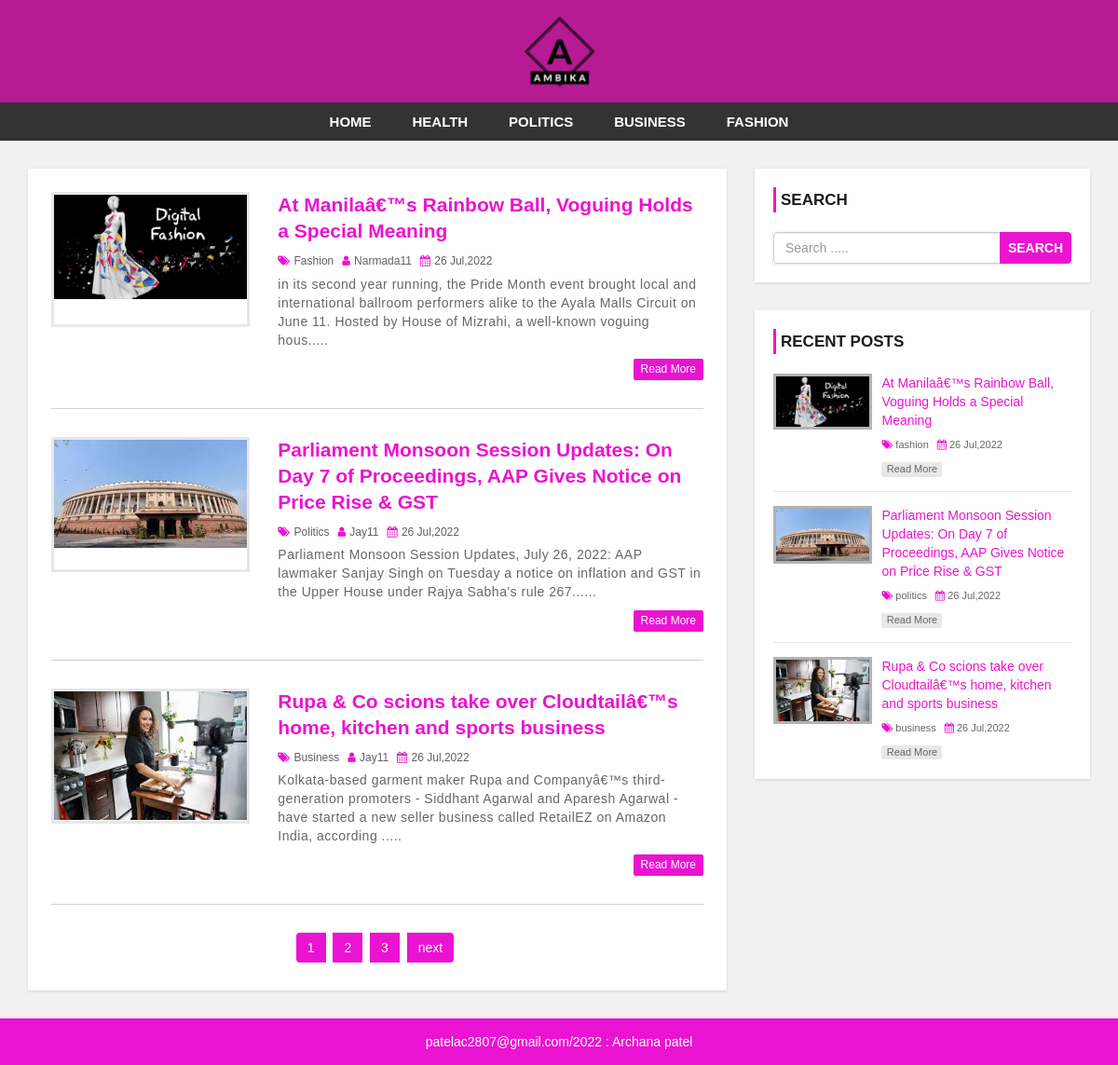
The page / on the database its author committed.
### tables this page shows
CREATE TABLE `setting` (
  `website_name` varchar(60) NOT NULL,
  `footer_desc` varchar(255) NOT NULL,
  `website_logo` varchar(60) NOT NULL
);

CREATE TABLE `category` (
  `category_id` int(11) NOT NULL,
  `category_name` varchar(100) NOT NULL,
  `post` int(11) NOT NULL DEFAULT '0'
);

CREATE TABLE `post` (
  `post_id` int(11) NOT NULL,
  `title` varchar(100) NOT NULL,
  `description` text NOT NULL,
  `category` varchar(100) NOT NULL,
  `post_date` varchar(50) NOT NULL,
  `author` int(11) NOT NULL,
  `post_img` varchar(100) NOT NULL
);

CREATE TABLE `user` (
  `user_id` int(10) UNSIGNED NOT NULL,
  `first_name` varchar(30) NOT NULL,
  `last_name` varchar(30) NOT NULL,
  `username` varchar(30) DEFAULT NULL,
  `password` varchar(40) DEFAULT NULL,
  `role` int(11) NOT NULL
);

### index.php (the view, shortened to what this page needs)
<?php include 'header.php';
include("config.php");
?>
    <div id="main-content">
        <div class="container">
            <div class="row">
                <div class="col-md-8">
                    <div class="post-container">
<?php
 $limit=3;
if(isset($_GET["page"]))
{
    $page=$_GET["page"];
}
else
{
    $page=1;
}
$offset=($page-1)*$limit;
$sql="SELECT * FROM post
LEFT JOIN category ON post.category=category.category_id
LEFT JOIN user ON post.author=user.user_id
ORDER BY post_id DESC LIMIT {$offset},{$limit}";
$result=mysqli_query($con,$sql);
if(mysqli_num_rows($result)>0)
{
    while($row=mysqli_fetch_assoc($result))
    {
?>
                        <div class="post-content">
                            <div class="row">
                                <div class="col-md-4">
                                    <a class="post-img" href="single.php?sid=<?php echo $row["post_id"]; ?>"><img src="admin/upload/<?php echo $row['post_img']; ?>" alt=""/></a>
                                </div>
                                <div class="col-md-8">
                                    <div class="inner-content clearfix">
                                        <h3><a href='single.php?sid=<?php echo $row["post_id"]; ?>'><?php echo $row['title']; ?></a></h3>
                                        <div class="post-information">
                                            <span>
                                                <i class="fa fa-tags" aria-hidden="true"></i>
                                                <a href='category.php?cid=<?php echo $row['category']; ?>'><?php echo $row['category_name']; ?></a>
                                            </span>
                                            <span>
                                                <i class="fa fa-user" aria-hidden="true"></i>
                                                <a href='author.php?aid=<?php echo $row['user_id'] ?>'><?php echo $row['username']; ?></a>
                                            </span>
                                            <span>
                                                <i class="fa fa-calendar" aria-hidden="true"></i>
                                                <?php echo $row['post_date']; ?>
                                            </span>
                                        </div>
                                        <p class="description">
                                        <?php echo substr($row['description'],0,200). '.....'; ?>
                                        </p>
                                        <a class='read-more pull-right' href='single.php?sid=<?php echo $row["post_id"]; ?>'>read more</a>
                                    </div>
                                </div>
                            </div>
                        </div>
                        <?php
                            }
                        }
                            ?>
                    <?php
                    $sql1="SELECT * FROM post ";
                    $result1=mysqli_query($con,$sql1);
                    $totalrecord=mysqli_num_rows($result1);
                    $totalpage=ceil($totalrecord/$limit);
                  ?>
                  <ul class='pagination admin-pagination'>
                    <?php
                      for($i=1;$i<=$totalpage;$i++)
                      {
                        if($i==$page)
                        {
                            $active="active";
                        }
                        else
                        {
                            $active="";
                        }
                      ?>
                     <li class="<?php echo $active ?>"><a href="index.php?page=<?php echo $i; ?>"><?php echo $i; ?></a></li>
                     <?php
                      }
                     if($page<$totalpage)
                     {
                      ?>
                      <li><a href="index.php?page=<?php echo ($page+1); ?>">next</a></li>
                      <?php
                     }
                     ?>
                  </ul>
                    </div>
                </div>
                <?php include 'sidebar.php'; ?>
            </div>
        </div>
    </div>
<?php include 'footer.php'; ?>

### header.php (shortened to what this page needs)
<!DOCTYPE html>
<html lang="en">
<head>
    <link rel="stylesheet" href="css/bootstrap.min.css" />
    <link rel="stylesheet" href="css/font-awesome.css">
    <link rel="stylesheet" href="css/style.css">
</head>
<body>
<div id="header">
    <div class="container">
        <div class="row">
            <?php
                 include('config.php');
                  $sql1="SELECT * FROM setting";
                  $result1=mysqli_query($con,$sql1);
                  if(mysqli_num_rows($result1)>0)
                  {
                    while($row1=mysqli_fetch_assoc($result1))
                    {
                        if($row1['website_logo']=="")
                        {
                        ?>
                            <div class="col-md-2">
                            <a href="post.php" id="logo"><?php echo $row1['website_name']; ?></a>
                            </div>
                        <?php
                         }
                         else
                         {
                          ?>
                            <div class="col-md-offset-4 col-md-4">
                            <a href="post.php" id="logo" ><img  style="height: 80px;width: 80px;" src="images/<?php echo $row1['website_logo']; ?>"></a>
                            </div>
                         <?php
                         }
                    }
                  }
                  ?>
        </div>
    </div>
</div>
<div id="menu-bar">
    <div class="container">
        <div class="row">
            <div class="col-md-12">
                <?php
                include("config.php");
                $active="";
                $sql="SELECT * FROM category WHERE post>0";
                $result=mysqli_query($con,$sql);
                if(mysqli_num_rows($result)>0)
                {
                ?>
                <ul class='menu'>
                <li><a href='index.php'>Home</a></li>
                    <?php
                    while($row=mysqli_fetch_assoc($result))
                    {
                    ?>
                    <li><a class="<?php echo $active ; ?>" href='category.php?cid=<?php echo $row['category_id']; ?>'><?php echo $row['category_name']; ?></a></li>
                    <?php
                    }
                    ?>
                </ul>
                 <?php
                }
                 ?>
            </div>
        </div>
    </div>
</div>

### sidebar.php
<div id="sidebar" class="col-md-4">
    <div class="search-box-container">
        <h4>Search</h4>
        <form class="search-post" action="search.php" method ="GET">
            <div class="input-group">
                <input type="text" name="search" class="form-control" placeholder="Search .....">
                <span class="input-group-btn">
                    <button type="submit" class="btn btn-danger">Search</button>
                </span>
            </div>
        </form>
    </div>
    <div class="recent-post-container">
        <h4>Recent Posts</h4>
        <?php
$limit=3;
$sql="SELECT * FROM post
LEFT JOIN category ON post.category=category.category_id
LEFT JOIN user ON post.author=user.user_id
ORDER BY post_id DESC LIMIT {$limit}";
$result=mysqli_query($con,$sql);
if(mysqli_num_rows($result)>0)
{
    while($row=mysqli_fetch_assoc($result))
    {
?>
        <div class="recent-post">
            <a class="post-img" href="single.php?sid=<?php echo $row['post_id'];?>">
                <img src="admin/upload/<?php echo $row['post_img'];?>" alt=""/>
            </a>
            <div class="post-content">
                <h5><a href="single.php?sid=<?php echo $row['post_id'];?>"><?php echo $row['title'];?></a></h5>
                <span>
                    <i class="fa fa-tags" aria-hidden="true"></i>
                    <a href='category.php?cid=<?php echo $row['category_id'];?>'><?php echo $row['category_name'];?></a>
                </span>
                <span>
                    <i class="fa fa-calendar" aria-hidden="true"></i>
                    <?php echo $row['post_date'];?>
                </span>
                <a class="read-more" href="single.php?sid=<?php echo $row['post_id'];?>">read more</a>
            </div>
        </div>
        <?php
    }
}
        ?>
    </div>
</div>

### footer.php
<div id ="footer">
    <div class="container">
        <div class="row">
            <div class="col-md-12">
            <?php
                 include('config.php');
                  $sql="SELECT * FROM setting";
                  $result=mysqli_query($con,$sql);
                  if(mysqli_num_rows($result)>0)
                  {
                    while($row=mysqli_fetch_assoc($result))
                    {
                  ?>
                <span> <a href=""><?php echo $row['footer_desc'] ;?>: Archana patel</a></span>
                   <?php
                    }
                }
                ?>
            </div>
        </div>
    </div>
</div>
</body>
</html>

### css/style.css (style rules this page uses)
body { background: #f1f1f1; font-family: sans-serif,arial,Helvetica; }
a, a:hover, a:focus { text-decoration: none; outline: none; }
ul { margin:0; padding:0; list-style:none; }
form { background: #fff; padding: 25px; box-shadow:0 1px 3px rgba(0, 0, 0, 0.13); }
#header { background: #b61b94; text-align: center; padding: 15px; }
#logo { display: inline-block; width: 65%; }
#logo img { width: 100%; }
#menu-bar { background: #333; text-align: center; }
#menu-bar .menu > li { display: inline-block; }
.menu > li > a { padding: 10px 20px; display: block; text-transform: uppercase; color: #fff; font-size: 15px; font-weight:600; transition:all 0.5s ease 0s; }
#main-content { padding: 30px 0; min-height: 750px; }
#main-content .post-container { background-color: #fff; padding: 25px; box-shadow: 0 1px 3px rgba(0, 0, 0, 0.13); }
#main-content .post-content { border-bottom: 1px solid #d1d1d1; padding: 0 0 30px; margin-bottom:30px; }
#main-content .post-content img { width: 100%; }
#main-content .post-content .post-img { border: 3px solid #e7e7e7; display: block; height: 145px; overflow: hidden; transition: border .3s; }
#main-content .post-content h3 { font-size: 21px; line-height: 28px; font-weight: 600; margin: 0 0 7px; }
#main-content .post-content h3 a { color: #ea13d1; transition:all 0.3s; }
#main-content .post-content .post-information span { color: #606060; font-size: 12px; text-transform: capitalize; margin: 0 5px 5px 0; display: inline-block; }
#main-content .post-content .post-information i { color: #ea13d1; margin-right: 1px; }
#main-content .post-content .post-information a { color: #606060; text-decoration: none; }
#main-content .post-content p, #main-content .single-post p { color: #666; font-size: 14px; letter-spacing: 0.5px; margin:0 0 10px; }
#main-content .post-content a.read-more { color: #fff; background-color: #ea13d1; font-size: 12px; text-transform: capitalize; padding: 3px 8px; border-radius: 2px; transition: all 0.3s; }
.pagination { display: block; text-align: center; margin: 0; }
.pagination li { display:inline-block; margin: 0 5px 0 0; }
.pagination li a { border: none; background: #ea13d1; color: #fff; }
i.fa { color:#222; }
#sidebar h4 { color: #1A1A1A; font-size: 17px; line-height: 27px; font-weight:600; text-transform: uppercase; padding: 0 0 0 5px; margin: 0 0 21px; border-left: 3px solid #ea13d1; }
#sidebar .search-box-container { background-color: #fff; padding: 20px; margin: 0 0 30px; box-shadow: 0 1px 3px rgba(0, 0, 0, 0.13); }
#sidebar .search-post { padding: 0; }
#sidebar .search-post input { color: #606060; }
#sidebar .search-post .btn { font-weight: 600; text-transform: uppercase; padding: 6px 8px; background-color: #ea13d1; border-color: #ea13d1; outline: none; }
#sidebar .recent-post-container { padding: 20px; background: #fff; box-shadow: 0 1px 3px rgba(0, 0, 0, 0.13); }
#sidebar .recent-post { border-bottom: 1px solid #e7e7e7; padding: 0 0 15px; margin: 0 0 15px; }
#sidebar .recent-post:last-child { margin: 0; padding: 0; border: none; }
#sidebar .recent-post .post-img { display: inline-block; width: 33%; border: 3px solid rgba(0,0,0,0.3); vertical-align: top; transition: border .3s; }
#sidebar .recent-post .post-img img { width: 100%; }
#sidebar .recent-post .post-content { width: 65%; display: inline-block; border: none; padding: 0 0 0 7px; margin: 0; }
#sidebar .recent-post h5 { font-size: 14px; line-height: 20px; margin: 0 0 5px; }
#sidebar .recent-post h5 a { color: #ea13d1; }
#sidebar .recent-post span { color: #666; font-size: 11px; display: inline-block; margin: 0 5px 10px 0; }
#sidebar .recent-post span a { color: #666; }
#sidebar .recent-post span i { color: #ea13d1; }
#sidebar .recent-post a.read-more { color: #666; background-color: rgba(0,0,0,0.09); width: 65px; font-size: 11px; text-align: center; padding: 0; display: block; transition: all 0.3s; }
#footer { color: #fff; padding:15px 0; text-align:center; background-color:#ea13d1; }
#footer a { color:#fff; }

### rows shown on the page
setting: website_logo (picture), footer_desc "patelac2807@gmail.com/2022"
category: category_name "HEALTH"
category: category_name "POLITICS"
category: category_name "BUSINESS"
category: category_name "FASHION"
post: post_img (picture), title "At Manilaâ€™s Rainbow Ball, Voguing Holds a Special Meaning", category.category_name "Fashion", user.username "Narmada11", post_date "26 Jul,2022", description "in its second year running, the Pride Month event brought local and international ballroom performers alike to the Ayala Malls Circuit on June 11. Hosted by House of Mizrahi, a well-known voguing hous", category.category_name "fashion"
post: post_img (picture), title "Parliament Monsoon Session Updates: On Day 7 of Proceedings, AAP Gives Notice on Price Rise & GST", category.category_name "Politics", user.username "Jay11", post_date "26 Jul,2022", description "Parliament Monsoon Session Updates, July 26, 2022: AAP lawmaker Sanjay Singh on Tuesday a notice on inflation and GST in the Upper House under Rajya Sabha's rule 267.", category.category_name "politics"
post: post_img (picture), title "Rupa & Co scions take over Cloudtailâ€™s home, kitchen and sports business", category.category_name "Business", user.username "Jay11", post_date "26 Jul,2022", description "Kolkata-based garment maker Rupa and Companyâ€™s third-generation promoters - Siddhant Agarwal and Aparesh Agarwal - have started a new seller business called RetailEZ on Amazon India, according", category.category_name "business"
